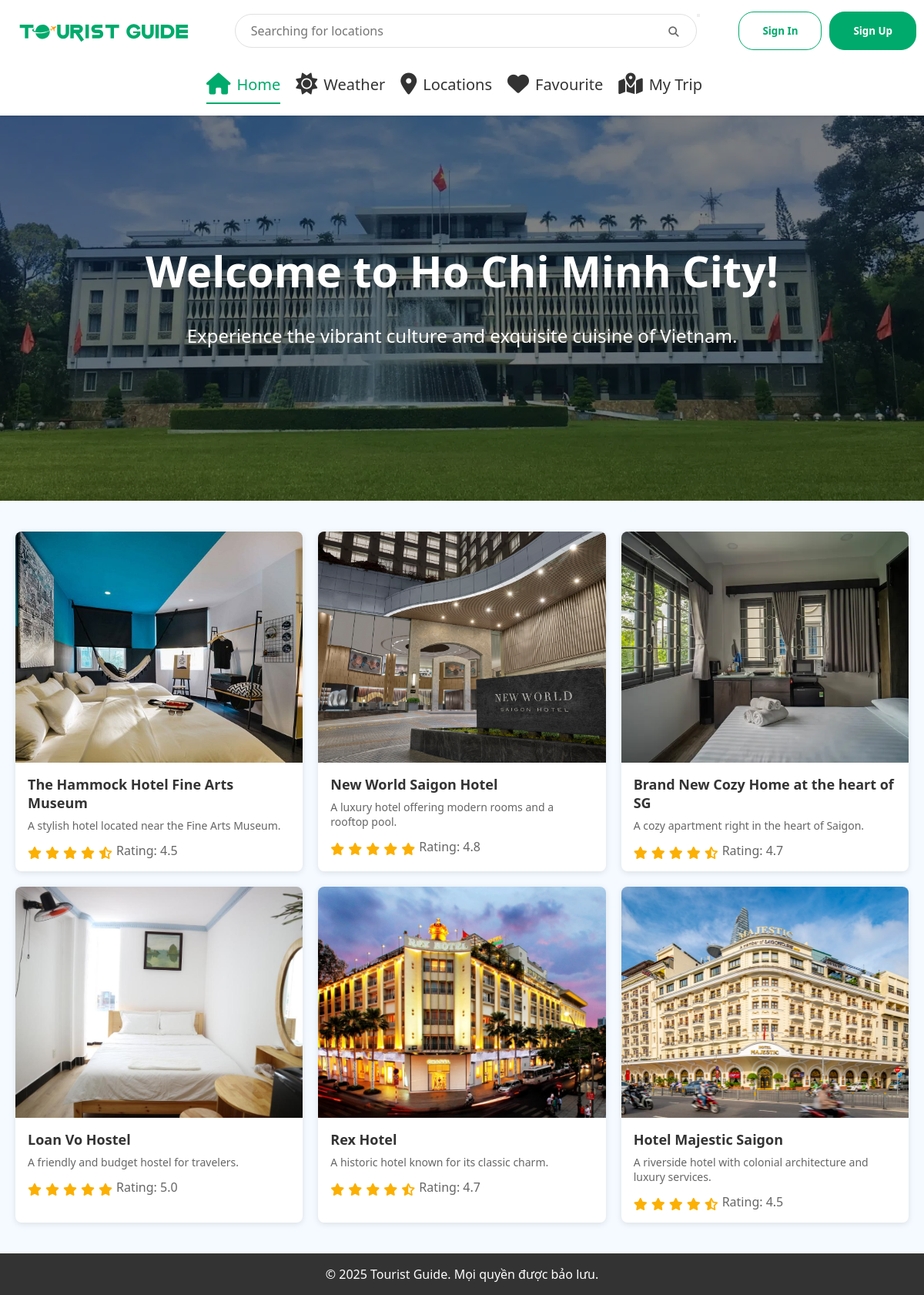
The page / on the database its author committed.
### location/models.py (models this page shows, shortened)
class Location(models.Model):
    favourited_by = models.ManyToManyField(User, related_name="favourite_locations", blank=True)
    code = models.CharField(max_length=10, unique=True)
    location = models.CharField(max_length = 64)
    type = models.CharField(max_length=18, default = "")
    tags = models.TextField(default = "")
    rating = models.FloatField(default = 5)
    open_time = models.TimeField(default = time(0,0))
    close_time = models.TimeField(default = time(23,59))
    ticket_info = models.CharField(max_length = 100, default = "")
    address = models.CharField(max_length = 100, default = "")
    image_path = models.CharField(max_length=255, default='')
    description = models.TextField(default="")
    long_description = models.TextField(default="")
    coordinate = models.CharField(max_length = 40, default = "")

### location/views.py (the view)
# urls.py: path('', views.overall_homepage, name='homepage'),
def overall_homepage(request):
    all_of_locations = Location.objects.all()
    all_of_locations = all_of_locations[:6]
    processed_locations = []
    for loc in all_of_locations:
        rating = (round(loc.rating*2))/2
        full_stars = int(rating)
        has_half = (rating - full_stars) >= 0.5
        star_html = '<i class="fas fa-star"></i>' * full_stars
        if has_half:
            star_html += '<i class="fas fa-star-half-alt"></i>'
            empty_stars = 5 - full_stars - 1
        else:
            empty_stars = 5 - full_stars
        star_html += '<i class="far fa-star"></i>' * empty_stars
        processed_locations.append({
            'code': loc.code,
            'location': loc.location,
            'description': loc.description,
            'image_path': loc.image_path,
            'rating': loc.rating,
            'star_html': star_html,
        })
    return render(request, "homepage/homepage.html", {
        "all_of_locations": processed_locations,
    })

### location/templates/homepage/homepage.html (shortened to what this page needs)
{% extends 'layout/layout.html' %}
{% load static %}
{% block css %}
<link rel="stylesheet" href="{% static 'css/homepage.css' %}?v={{ timestamp }}">
{% endblock %}
{% block body %}
    <section class="hero">
        <div class="hero-overlay"></div>
        <div class="hero-content">
            <h1>Welcome to Ho Chi Minh City!</h1>
            <p>Experience the vibrant culture and exquisite cuisine of Vietnam.</p>
        </div>
    </section>
    <section class="content-section">
        <div class="card-grid">
            {% for loc in all_of_locations|slice:":6" %}
            <div class="card">
                <a href = "{% url 'display_location' loc.code %}">
                    <div class="card-image" style="background-image: url('{% static loc.image_path %}');"></div>
                    <div class="card-content">
                        <h2>{{ loc.location }}</h2>
                        <p>{{ loc.description }}</p>
                        <div class="rating" >
                            {{ loc.star_html|safe }}
                            <span>Rating: {{ loc.rating }}</span>
                        </div>
                    </div>
                </a>
            </div>
            {% endfor %}
        </div>
    </section>
{% endblock %}

### location/templates/layout/layout.html (shortened to what this page needs)
{% load static %}
<!DOCTYPE html>
<html lang="en-US" lang="vi">
<head>
    <link rel="stylesheet" href="{% static 'css/layout.css' %}?v={{ timestamp }}">
    <link rel="stylesheet" href="https://cdnjs.cloudflare.com/ajax/libs/font-awesome/6.5.0/css/all.min.css">
    {% block css %}{% endblock %}
</head>
<body>
    <div class="wrapper">
        <header>
            <div class="header-container">
                <div class="logo">
                    <a href="https://github.com/howardVoxcan/Tourist_Guide">
                        <picture>
                            <img src="{% static 'img/logo-tourist-guide.svg' %}" alt="">
                        </picture>
                    </a>
                </div>
                <div class="search-bar">
                    <form method="get" action="{% url 'locations' %}">
                        <input type="text" name="search" placeholder="Searching for locations"
                            value="{{ current_filters.search|default_if_none:'' }}">
                        <button type="submit" class="search-button"><i class="fas fa-search"></i></button>
                    </form>
                </div>
                {% if not user.is_authenticated %}
                <div class="nav-buttons">
                    <a href="{% url 'login' %}"><button class="nav-button secondary">Sign In</button></a>
                    <a href="{% url 'register'%}"><button class="nav-button primary">Sign Up</button></a>
                </div>
                {% endif %}
            </div>
            <ul class="nav-tabs">
                <li><a href="{% url 'homepage' %}"
                        class="{% if request.resolver_match.url_name == 'homepage' %}active{% endif %}"><i
                            class="fa fa-home"></i>Home</a></li>
                <li><a href="{% url 'weather' %}"
                        class="{% if request.resolver_match.url_name == 'weather' %}active{% endif %}"><i
                            class="fa-solid fa-sun"></i>Weather</a></li>
                <li><a href="{% url 'locations' %}"
                        class="{% if request.resolver_match.url_name == 'locations' %}active{% endif %}"><i
                            class="fas fa-map-marker-alt"></i>Locations</a></li>
                <li><a href="{% url 'favourite' %}"
                        class="{% if request.resolver_match.url_name == 'favourite' %}active{% endif %}"><i
                            class="fas fa-heart"></i>Favourite</a></li>
                <li><a href="{% url 'my_trip' %}"
                        class="{% if request.resolver_match.url_name == 'my_trip' %}active{% endif %}"><i
                            class="fas fa-map-marked-alt"></i>My Trip</a></li>
            </ul>
        </header>
        <main>
            {% block body %}
            {% endblock %}
        </main>
        <footer>
            <p>&copy; 2025 Tourist Guide. Mọi quyền được bảo lưu.</p>
        </footer>
    </div>
</body>
</html>

### location/static/css/layout.css (style rules this page uses)
* { margin: 0; padding: 0; box-sizing: border-box; font-family: 'Segoe UI', Tahoma, Geneva, Verdana, sans-serif; }
html { overflow-y: scroll; overflow-x: hidden; }
body { background-color: #f4faff; color: #333; }
.wrapper { min-height: 100vh; display: flex; flex-direction: column; }
header { background-color: white; padding: 15px 0; box-shadow: 0 2px 4px rgba(0, 0, 0, 0.1); position: sticky; top: 0; z-index: 100; width: 100%; }
.header-container { max-width: 1200px; height: auto; margin: 0 auto; margin-bottom: 20px; display: flex; align-items: center; justify-content: space-between; padding: 0 10px; }
.logo a { padding: 50px auto; display: flex; }
.logo picture { width: 250px; height: auto; }
.logo img { width: 100%; height: 100%; display: block; object-fit: cover; }
.search-bar { flex: 1; max-width: 600px; position: relative; align-items: center; }
.search-bar input { width: 100%; padding: 10px 20px; border: 1px solid #e0e0e0; border-radius: 24px; font-size: 16px; outline: none; }
.search-button { position: absolute; }
.search-button i { position: absolute; padding: 15px 20px; right: 5px; align-items: center; color: #666; }
.nav-buttons { display: flex; align-items: right; justify-content: center; flex-wrap: wrap; }
.nav-button { padding: 15px 30px; margin-left: 10px; border: none; border-radius: 20px; font-weight: bold; cursor: pointer; background-color: white; white-space: nowrap; }
.nav-button.primary { border: 1px solid #00aa6c; background-color: #00aa6c; color: white; }
.nav-button.secondary { border: 1px solid #00aa6c; color: #00aa6c; }
.nav-tabs { display: flex; flex: 1; list-style: none; justify-content: center; }
.nav-tabs li { margin-right: 20px; white-space: nowrap; font-size: 20px; }
.nav-tabs a { display: flex; align-items: center; color: #333; text-decoration: none; font-weight: 500; padding: 10px 0; border-bottom: 2px solid transparent; }
.nav-tabs a.active { color: #00aa6c; border-bottom: 2px solid #00aa6c; }
.nav-tabs i { margin-right: 8px; font-size: 28px; }
main { flex: 1; }
footer { background-color: #333; color: white; padding: 20px; text-align: center; }
footer { padding: 1rem; text-align: center; }

### location/static/css/homepage.css (style rules this page uses)
.hero { position: relative; height: 500px; background-image: url('../img/background1.webp'); background-size: cover; background-position: center; color: white; display: flex; align-items: center; }
.hero-overlay { position: absolute; width: 100%; height: 100%; background-color: rgba(0, 0, 0, 0.5); }
.hero-content { max-width: none; margin: 0 auto; padding: 0 20px; position: relative; text-align: center; justify-content: center; }
.hero-content h1 { font-size: 56px; margin-bottom: 30px; }
.hero-content p { font-size: 24px; margin-bottom: 35px; }
.content-section { max-width: 1200px; margin: 40px auto; padding: 0 20px; }
.card-grid { display: grid; grid-template-columns: repeat(auto-fill, minmax(280px, 1fr)); gap: 20px; }
.card { height: 100%; background-color: white; border-radius: 8px; overflow: hidden; box-shadow: 0 2px 8px rgba(0, 0, 0, 0.1); transition: transform 0.3s, box-shadow 0.3s; }
.card-image { height: 300px; background-size: cover; background-position: center; }
.card-content { flex: 1; padding: 15px; display: flex; flex-direction: column; justify-content: space-between; height: 100%; padding: 16px; }
.card h2 { margin-bottom: 8px; font-size: 18px; }
.card p { color: #666; margin-bottom: 10px; font-size: 14px; }
.rating { height: 24px; display: flex; align-items: flex-end; margin-bottom: auto; }
.rating i { color: #fbb002; margin-right: 5px; }
.rating span { color: #666; }

### location/templates/layout/layout.html (style rules this page uses)
.card a { text-decoration: none; color: inherit; }

### rows shown on the page
Location: image_path (picture), location "The Hammock Hotel Fine Arts Museum", description "A stylish hotel located near the Fine Arts Museum.", rating "4.5"
Location: image_path (picture), location "New World Saigon Hotel", description "A luxury hotel offering modern rooms and a rooftop pool.", rating "4.8"
Location: image_path (picture), location "Brand New Cozy Home at the heart of SG", description "A cozy apartment right in the heart of Saigon.", rating "4.7"
Location: image_path (picture), location "Loan Vo Hostel", description "A friendly and budget hostel for travelers.", rating "5.0"
Location: image_path (picture), location "Rex Hotel", description "A historic hotel known for its classic charm.", rating "4.7"
Location: image_path (picture), location "Hotel Majestic Saigon", description "A riverside hotel with colonial architecture and luxury services.", rating "4.5"
